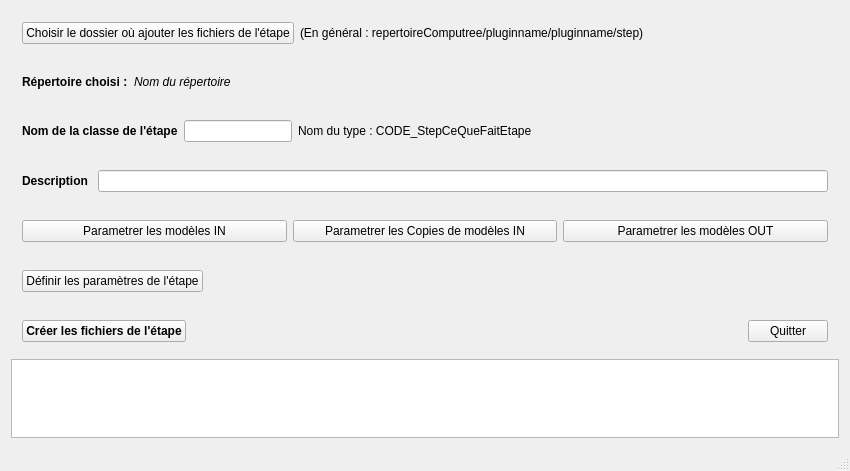
<?xml version="1.0" encoding="UTF-8"?>
<ui version="4.0">
 <class>MainWindow</class>
 <widget class="QMainWindow" name="MainWindow">
  <property name="geometry">
   <rect>
    <x>0</x>
    <y>0</y>
    <width>850</width>
    <height>471</height>
   </rect>
  </property>
  <property name="windowTitle">
   <string>Créateur d'étapes Computree</string>
  </property>
  <widget class="QWidget" name="centralWidget">
   <layout class="QVBoxLayout" name="verticalLayout">
    <item>
     <widget class="QWidget" name="widget" native="true">
      <layout class="QHBoxLayout" name="horizontalLayout">
       <item>
        <widget class="QPushButton" name="pushButton">
         <property name="text">
          <string>Choisir le dossier où ajouter les fichiers de l'étape</string>
         </property>
        </widget>
       </item>
       <item>
        <widget class="QLabel" name="label">
         <property name="text">
          <string>(En général : repertoireComputree/pluginname/pluginname/step)</string>
         </property>
        </widget>
       </item>
       <item>
        <spacer name="horizontalSpacer">
         <property name="orientation">
          <enum>Qt::Horizontal</enum>
         </property>
         <property name="sizeHint" stdset="0">
          <size>
           <width>10</width>
           <height>20</height>
          </size>
         </property>
        </spacer>
       </item>
      </layout>
     </widget>
    </item>
    <item>
     <widget class="QWidget" name="widget_2" native="true">
      <layout class="QHBoxLayout" name="horizontalLayout_2">
       <item>
        <widget class="QLabel" name="label_2">
         <property name="font">
          <font>
           <weight>75</weight>
           <bold>true</bold>
          </font>
         </property>
         <property name="text">
          <string>Répertoire choisi :</string>
         </property>
        </widget>
       </item>
       <item>
        <widget class="QLabel" name="directory">
         <property name="font">
          <font>
           <italic>true</italic>
          </font>
         </property>
         <property name="text">
          <string>Nom du répertoire</string>
         </property>
        </widget>
       </item>
       <item>
        <spacer name="horizontalSpacer_3">
         <property name="orientation">
          <enum>Qt::Horizontal</enum>
         </property>
         <property name="sizeHint" stdset="0">
          <size>
           <width>40</width>
           <height>20</height>
          </size>
         </property>
        </spacer>
       </item>
      </layout>
     </widget>
    </item>
    <item>
     <widget class="QWidget" name="widget_3" native="true">
      <layout class="QHBoxLayout" name="horizontalLayout_3">
       <item>
        <widget class="QLabel" name="label_3">
         <property name="font">
          <font>
           <weight>75</weight>
           <bold>true</bold>
          </font>
         </property>
         <property name="text">
          <string>Nom de la classe de l'étape</string>
         </property>
        </widget>
       </item>
       <item>
        <widget class="QLineEdit" name="code">
         <property name="sizePolicy">
          <sizepolicy hsizetype="Fixed" vsizetype="Fixed">
           <horstretch>0</horstretch>
           <verstretch>0</verstretch>
          </sizepolicy>
         </property>
         <property name="maxLength">
          <number>100</number>
         </property>
        </widget>
       </item>
       <item>
        <widget class="QLabel" name="label_5">
         <property name="text">
          <string>Nom du type : CODE_StepCeQueFaitEtape</string>
         </property>
        </widget>
       </item>
       <item>
        <spacer name="horizontalSpacer_2">
         <property name="orientation">
          <enum>Qt::Horizontal</enum>
         </property>
         <property name="sizeHint" stdset="0">
          <size>
           <width>10</width>
           <height>20</height>
          </size>
         </property>
        </spacer>
       </item>
      </layout>
     </widget>
    </item>
    <item>
     <widget class="QWidget" name="widget_6" native="true">
      <layout class="QHBoxLayout" name="horizontalLayout_6">
       <item>
        <widget class="QLabel" name="label_4">
         <property name="font">
          <font>
           <weight>75</weight>
           <bold>true</bold>
          </font>
         </property>
         <property name="text">
          <string>Description </string>
         </property>
        </widget>
       </item>
       <item>
        <widget class="QLineEdit" name="description"/>
       </item>
      </layout>
     </widget>
    </item>
    <item>
     <widget class="QWidget" name="widget_4" native="true">
      <layout class="QHBoxLayout" name="horizontalLayout_4">
       <item>
        <widget class="QPushButton" name="modelin">
         <property name="text">
          <string>Parametrer les modèles IN</string>
         </property>
        </widget>
       </item>
       <item>
        <widget class="QPushButton" name="modelcopy">
         <property name="text">
          <string>Parametrer les Copies de modèles IN</string>
         </property>
        </widget>
       </item>
       <item>
        <widget class="QPushButton" name="modelout">
         <property name="text">
          <string>Parametrer les modèles OUT</string>
         </property>
        </widget>
       </item>
      </layout>
     </widget>
    </item>
    <item>
     <widget class="QWidget" name="widget_7" native="true">
      <layout class="QHBoxLayout" name="horizontalLayout_7">
       <item>
        <widget class="QPushButton" name="parameters">
         <property name="text">
          <string>Définir les paramètres de l'étape</string>
         </property>
        </widget>
       </item>
       <item>
        <spacer name="horizontalSpacer_4">
         <property name="orientation">
          <enum>Qt::Horizontal</enum>
         </property>
         <property name="sizeHint" stdset="0">
          <size>
           <width>40</width>
           <height>20</height>
          </size>
         </property>
        </spacer>
       </item>
      </layout>
     </widget>
    </item>
    <item>
     <widget class="QWidget" name="widget_5" native="true">
      <layout class="QHBoxLayout" name="horizontalLayout_5">
       <item>
        <widget class="QPushButton" name="pushButton_2">
         <property name="font">
          <font>
           <weight>75</weight>
           <bold>true</bold>
          </font>
         </property>
         <property name="text">
          <string>Créer les fichiers de l'étape</string>
         </property>
        </widget>
       </item>
       <item>
        <spacer name="horizontalSpacer_5">
         <property name="orientation">
          <enum>Qt::Horizontal</enum>
         </property>
         <property name="sizeHint" stdset="0">
          <size>
           <width>10</width>
           <height>20</height>
          </size>
         </property>
        </spacer>
       </item>
       <item>
        <widget class="QPushButton" name="pushButton_3">
         <property name="text">
          <string>Quitter</string>
         </property>
        </widget>
       </item>
      </layout>
     </widget>
    </item>
    <item>
     <widget class="QTextEdit" name="log"/>
    </item>
   </layout>
  </widget>
  <widget class="QStatusBar" name="statusBar"/>
 </widget>
 <layoutdefault spacing="6" margin="11"/>
 <resources/>
 <connections/>
</ui>
